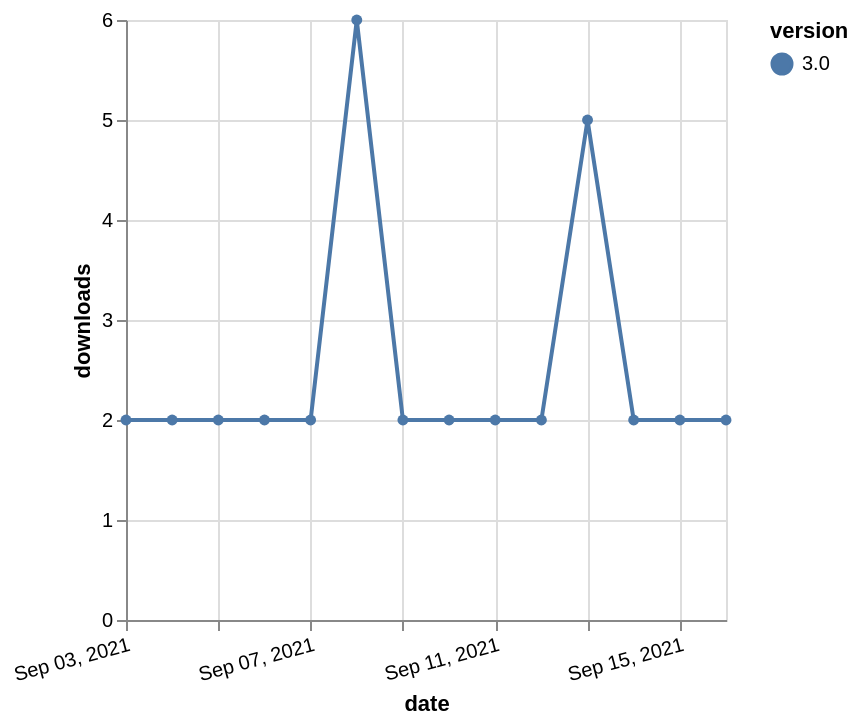

Source (Vega-Lite JSON):
### Vega-Lite specification from a JSON file in a GitHub repository (floating-point values rounded to 4 significant figures)
{"$schema": "https://vega.github.io/schema/vega-lite/v5.json", "description": "A simple bar chart with embedded data.", "data": {"values": [{"date": "2021-09-03", "total": 3428, "delta": 2, "version": "3.0"}, {"date": "2021-09-04", "total": 3430, "delta": 2, "version": "3.0"}, {"date": "2021-09-05", "total": 3432, "delta": 2, "version": "3.0"}, {"date": "2021-09-06", "total": 3434, "delta": 2, "version": "3.0"}, {"date": "2021-09-07", "total": 3436, "delta": 2, "version": "3.0"}, {"date": "2021-09-08", "total": 3442, "delta": 6, "version": "3.0"}, {"date": "2021-09-09", "total": 3444, "delta": 2, "version": "3.0"}, {"date": "2021-09-10", "total": 3446, "delta": 2, "version": "3.0"}, {"date": "2021-09-11", "total": 3448, "delta": 2, "version": "3.0"}, {"date": "2021-09-12", "total": 3450, "delta": 2, "version": "3.0"}, {"date": "2021-09-13", "total": 3455, "delta": 5, "version": "3.0"}, {"date": "2021-09-14", "total": 3457, "delta": 2, "version": "3.0"}, {"date": "2021-09-15", "total": 3459, "delta": 2, "version": "3.0"}, {"date": "2021-09-16", "total": 3461, "delta": 2, "version": "3.0"}]}, "width": "container", "mark": {"type": "line", "point": {"filled": true}}, "encoding": {"x": {"field": "date", "type": "temporal", "timeUnit": "yearmonthdate", "title": "date", "axis": {"labelAngle": -15}}, "y": {"field": "delta", "type": "quantitative", "title": "downloads"}, "color": {"field": "version", "type": "nominal"}, "tooltip": {"field": "delta"}}}
